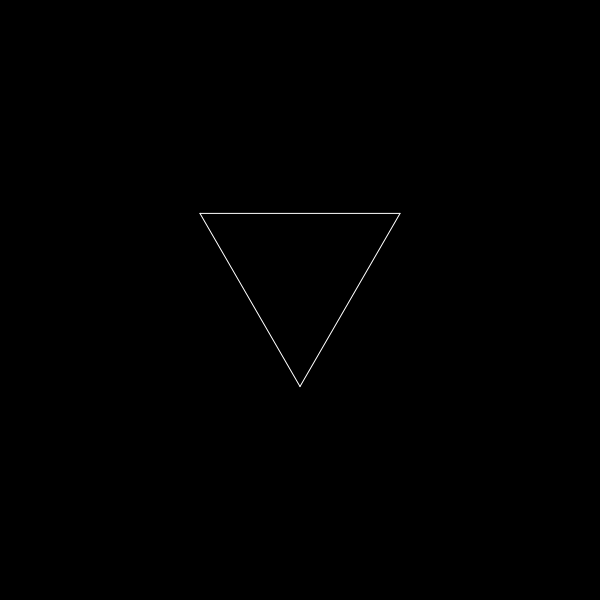
Frame 1 (no input)
Frame 60 (no input): identical to frame 1, image omitted
Frame 120 (the mouse pressed at the canvas centre since frame 60): identical to frame 1, image omitted

The p5.js sketch that drew this single still picture (run headless with seeded random() and noise() and a simulated clock; from frame 60 on, the mouse is pressed at the canvas centre):

// p5.js sketch
// ── sketch.js
let f;

function setup() {
	createCanvas(600,600);
	f = new FlowSnake();
}

function draw() {
	background(0);
	translate(width/2,height/2);
	scale(1,-1);
	stroke(255);
	f.disp(200,PI/3);
}

function mouseClicked() {
	f.next();
}

class FlowSnake {

	constructor() {
		this.n = 0;
		this.status = [0];
		this.factor = 1;
		this.points = [[0,-sqrt(3)/4],[1/2,sqrt(3)/4],[-1/2,sqrt(3)/4]];
		this.init = 0;
	}

	next() {
		this.n++;
		this.factor = 1/Math.pow(sqrt(7),this.n);
		let aux = [];
		for (let j = 0; j < this.status.length; j++) {
			let aux2;
			if (this.status[j] == 0) {
				aux2 = [0,3,1,3,3,1,2,0,2,2,0,0,2,1,3];
			} else if (this.status[j] == 1) {
				aux2 = [2,0,3,1,1,3,3,1,3,0,2,2,0,2,1];
			} else {
				aux2 = [this.status[j]];
			}
			for (let i = 0; i < aux2.length; i++) {
				aux.push(aux2[i]);
			}
		}
		this.status = aux;
		let current = [0,0];
		let angle = 0;
		this.points[0] = current.slice();
		for (let j = 1; j < 3; j++) {
			for (let i = 0; i < this.status.length; i++) {
				if (this.status[i] == 0 || this.status[i] == 1) {
					current[0] += cos(angle);
					current[1] += sin(angle);
				} else if (this.status[i] == 2) {
					angle += PI/3;
				} else {
					angle -= PI/3;
				}
			}
			angle += 2*PI/3;
			this.points[j] = current.slice();
		}
		let centerX = 0;
		let centerY = 0;
		for (let i = 0; i < 3; i++) {
			centerX += 1/3*this.points[i][0];
			centerY += 1/3*this.points[i][1];
		}
		for (let i = 0; i < 3; i++) {
			this.points[i][0] -= centerX;
			this.points[i][1] -= centerY;
		}
		let angle0;
		if (this.points[0][0] == 0) {
			angle0 = PI/2;
			if (this.points[0][1] < 0) {
				angle0 *= -1;
			}
		} else {
			angle0 = atan(this.points[0][1],this.points[0][0]);
			if (this.points[0][0] < 0) {
				angle0 += PI;
			}
		}
		angle0 = -PI/2 - angle0;
		for (let i = 0; i < 3; i++) {
			let asd = this.points[i].slice();
			this.points[i] = [asd[0]*cos(angle0)-asd[1]*sin(angle0),asd[0]*sin(angle0)+asd[1]*cos(angle0)];
		}
		this.init = angle0;
	}

	disp(length,a) {
		let l = length*this.factor;
		rotate(this.init);
		translate(0,this.points[0][1]*l);
		rotate(-PI/6);
		for (let j = 0; j < 3; j++) {
			for (let i = 0; i < this.status.length; i++) {
				if (this.status[i] == 0 || this.status[i] == 1) {
					line(0,0,0,l);
					translate(0,l);
				} else if (this.status[i] == 2) {
					rotate(a);
				} else {
					rotate(-a);
				}
			}
			rotate(2*PI/3);
		}
	}

	toArray(precision) { //Precision = integer greater than 0;
		let ans = [];
	}
}
